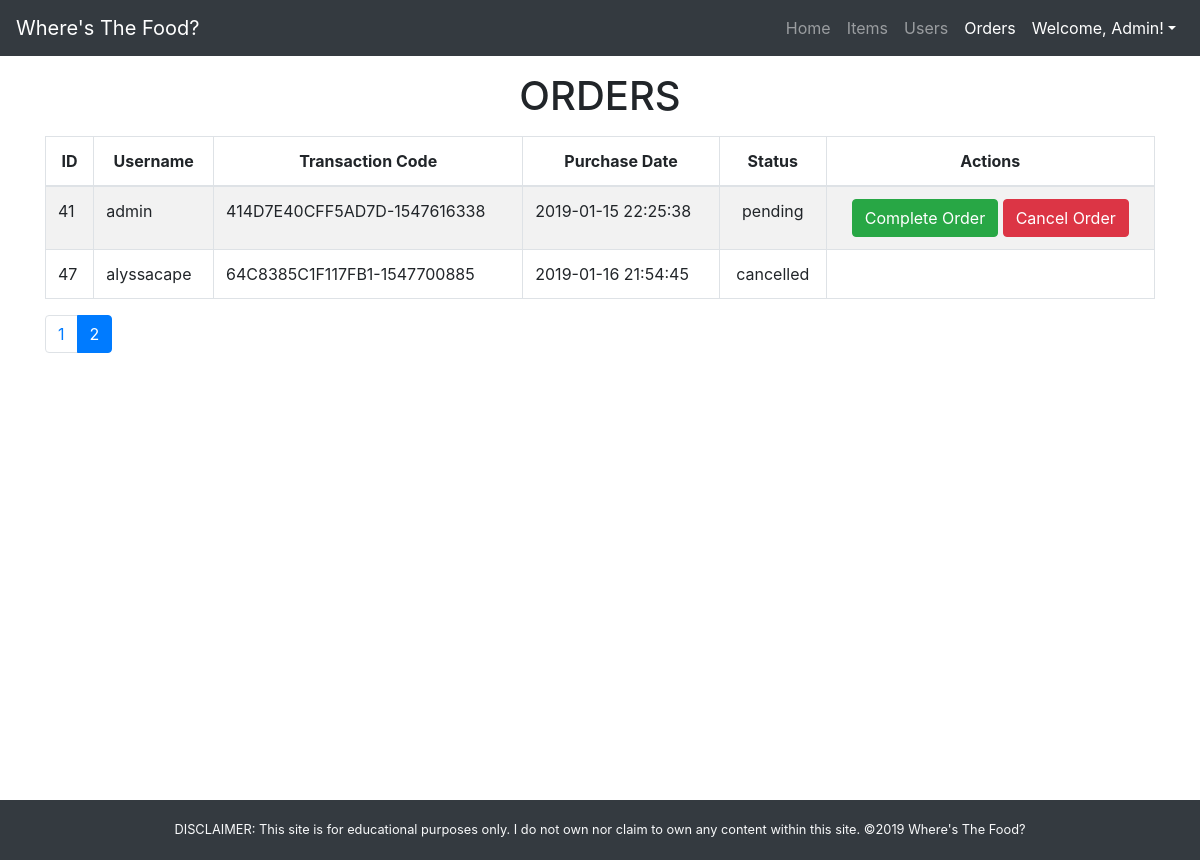
The app's page /app/views/orders.php?page=2 (signed in) with its own data.
### tables this page shows
CREATE TABLE `orders` (
  `id` int(11) NOT NULL,
  `user_id` int(11) NOT NULL,
  `transaction_code` varchar(255) NOT NULL,
  `purchase_date` timestamp NOT NULL DEFAULT CURRENT_TIMESTAMP,
  `status_id` int(11) NOT NULL,
  `payment_mode_id` int(11) NOT NULL
);

CREATE TABLE `users` (
  `id` int(11) NOT NULL,
  `firstname` varchar(255) NOT NULL,
  `lastname` varchar(255) NOT NULL,
  `username` varchar(255) NOT NULL,
  `password` varchar(255) NOT NULL,
  `email` varchar(255) NOT NULL,
  `address` varchar(255) NOT NULL,
  `role_id` int(11) NOT NULL
);

CREATE TABLE `statuses` (
  `id` int(11) NOT NULL,
  `name` varchar(255) NOT NULL
);

### app/views/orders.php (the view, shortened to what this page needs)
<?php
	require_once("../partials/template.php");
?>
<?php function get_page_content() { ?>
<?php global $conn; ?>
	<?php if(isset($_SESSION["user"]) && $_SESSION["user"]["role_id"] == 1): ?>
	<div class="container">
		<div class="row">
			<div class="col-12">
				<h1 class="my-3 text-center">ORDERS</h1>
			</div>
			<div class="col-12">
				<div class="table-responsive">
					<table class="table table-striped table-bordered">
						<thead>
							<tr class="text-center">
								<th>ID</th>
								<th>Username</th>
								<th>Transaction Code</th>
								<th>Purchase Date</th>
								<th>Status</th>
								<th colspan="2">Actions</th>
							</tr>
						</thead>
						<tbody>
							<?php
								$result_per_page = 5;
								$result_offset = isset($_GET["page"]) ? " OFFSET ". ($_GET["page"] - 1) * $result_per_page : "";
								$for_pages_add_query = " LIMIT $result_per_page " . $result_offset;
								$order_query = "SELECT u.username AS username, o.id AS id, o.transaction_code AS transaction_code, o.status_id AS status_id, s.name AS status, o.purchase_date AS purchase_date FROM orders o JOIN statuses s ON o.status_id=s.id JOIN users u ON o.user_id=u.id ORDER BY status_id, purchase_date DESC" . $for_pages_add_query;
								$orders = mysqli_query($conn, $order_query);
								foreach($orders as $order) {
									extract($order);
							?>
								<tr>
									<td><?php echo $id ?></td>
									<td><?php echo $username ?></td>
									<td><?php echo $transaction_code ?></td>
									<td><?php echo $purchase_date ?></td>
									<td class="text-center"><?php echo $status ?></td>
									<td class="text-center" colspan="2">
										<?php if($status_id == 1): ?>
											<button data-id="<?php echo $id ?>" class="btn btn-success order_complete_btn">Complete Order</button>
											<button data-id="<?php echo $id ?>" class="btn btn-danger order_cancel_btn">Cancel Order</button>
										<?php endif; ?>
									</td>
								</tr>
						<?php } ?>
						</tbody>
					</table>
					<div class="mb-5">
						<ul class="pagination">
							<?php
								$page_sql = "SELECT * FROM orders";
								$page_query = mysqli_query($conn, $page_sql);
								$page_rows = mysqli_num_rows($page_query);
								$ceil = ceil(($page_rows/$result_per_page));
								for($i = 1; $i <= $ceil; $i++) {
									if(isset($_GET["page"])) {
										$active = $_GET["page"] == $i ? "active" : "";
										echo '<li class="page-item '.$active.'">
										<a class="page-link" href="?page='.$i.'">'.$i.'</a>
									 	</li>';
									} else {
										echo '<li class="page-item">
										<a class="page-link" href="?page='.$i.'">'.$i.'</a>
									 	</li>';
									}
								}
							 ?>
						</ul>
					</div>
				</div>
			</div>
		</div>
	</div>
	<?php else:
		header("Location: ./error.php");
	endif;?>
<?php } ?>

### app/assets/css/style.css (style rules this page uses)
body { min-height: 100vh; position: relative; }

### records on screen
orders: id "41", user.username "admin", transaction_code "414D7E40CFF5AD7D-1547616338", purchase_date "2019-01-15 22:25:38", status.name "pending"
orders: id "47", user.username "alyssacape", transaction_code "64C8385C1F117FB1-1547700885", purchase_date "2019-01-16 21:54:45", status.name "cancelled"

### other values on screen
$_SESSION["user"]["firstname"] "Admin"
